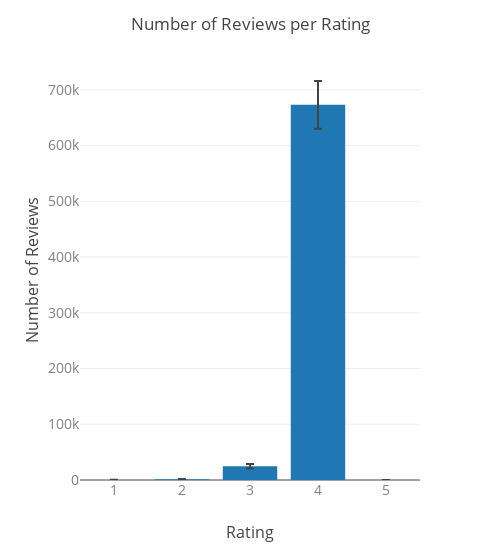

Write notebook code for a chart like this one.
### Code cell
graph_installs = px.bar(descriptives_installs, x = "Rating", y = "mean", error_y = "sem", template='none', width=500, labels = {"mean": "Number of Installs", "Rating": "Rating"})

graph_installs.update_xaxes(title_font={"size":16}, tickfont = {"size":14, "color":"gray"})
graph_installs.update_yaxes(title_font={"size":16}, tickfont = {"size":14, "color":"gray"})
graph_installs.update_layout(title = {'text': "Number of Installs per Rating"})


graph_reviews = px.bar(descriptives_reviews, x = "Rating", y = "mean", error_y = "sem", template='none', width=500, labels = {"mean": "Number of Reviews", "Rating": "Rating"})

graph_reviews.update_xaxes(title_font={"size":16}, tickfont = {"size":14, "color":"gray"})
graph_reviews.update_yaxes(title_font={"size":16}, tickfont = {"size":14, "color":"gray"})
graph_reviews.update_layout(title = {'text': "Number of Reviews per Rating"})

### Figure 1 — Plotly figure (JSON) as saved in the notebook; plotly's stock layout.template omitted (floating-point values rounded to 4 significant figures)
{"data": [{"alignmentgroup": "True", "error_y": {"array": [66.99, 489.6, 4075.0, 42740.0, 0.9772]}, "hovertemplate": "Rating=%{x}<br>Number of Reviews=%{y}<extra></extra>", "legendgroup": "", "marker": {"color": "#1F77B4"}, "name": "", "offsetgroup": "", "orientation": "v", "showlegend": false, "textposition": "auto", "type": "bar", "x": [1, 2, 3, 4, 5], "xaxis": "x", "y": [187.2, 1126.0, 24800.0, 673100.0, 8.741], "yaxis": "y"}], "layout": {"barmode": "relative", "legend": {"tracegroupgap": 0}, "margin": {"t": 60}, "title": {"text": "Number of Reviews per Rating"}, "width": 500, "xaxis": {"anchor": "y", "domain": [0, 1], "tickfont": {"color": "gray", "size": 14}, "title": {"font": {"size": 16}, "text": "Rating"}}, "yaxis": {"anchor": "x", "domain": [0, 1], "tickfont": {"color": "gray", "size": 14}, "title": {"font": {"size": 16}, "text": "Number of Reviews"}}}}
